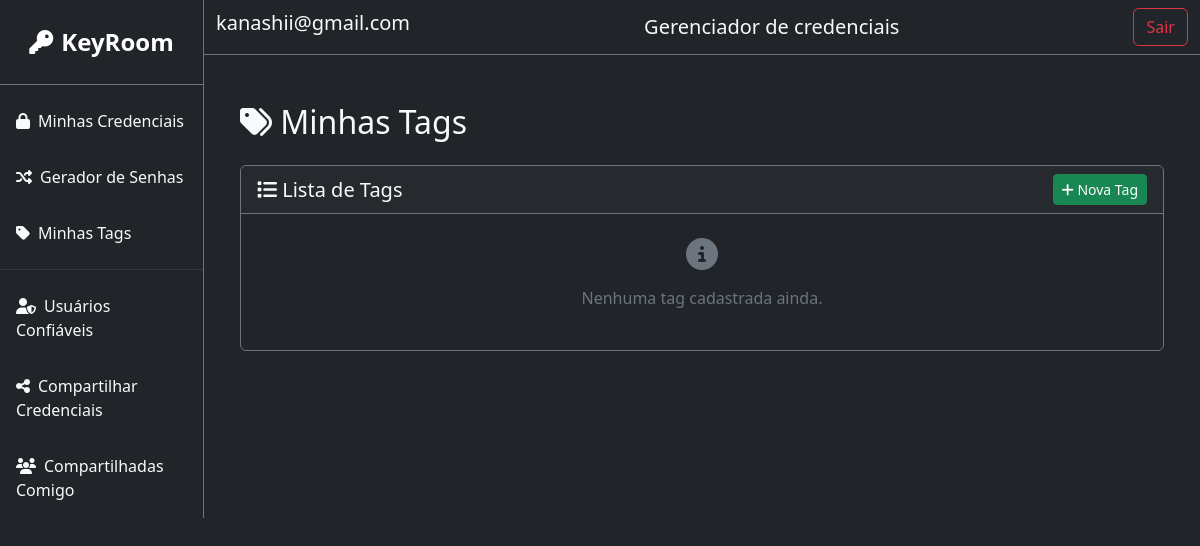
The app's page /tags/ (signed in), older data.
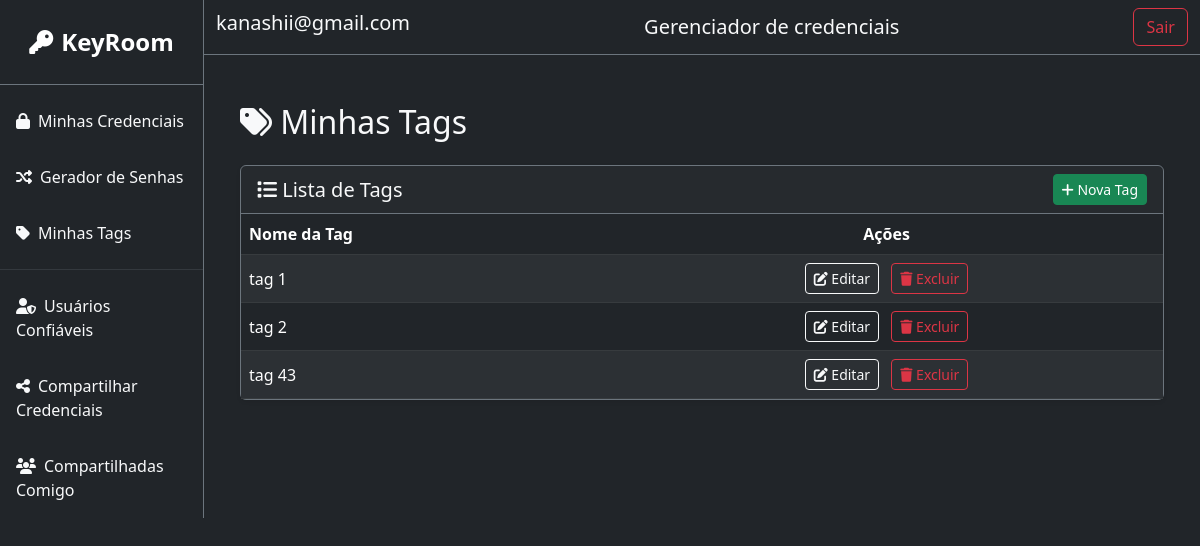
The same page, newer data.
### core/models.py (models this page shows, shortened)
class CustomUser(AbstractUser):
    uniquiCode = models.CharField(max_length=100, unique=True)

class CustomTag(models.Model):
    user = models.ForeignKey(CustomUser, on_delete=models.CASCADE, related_name='custom_tags')
    name = models.CharField(max_length=50)

### core/views/view_tag.py (the view)
# urls.py: path('tags/', view_tag.list_tags, name='list_tags'),
@login_required(login_url='home_page')
def list_tags(request):
    tags = CustomTag.objects.filter(user=request.user)
    return render(request, 'tag/list.html',{
        'tags': tags
    })

### core/templates/tag/list.html (shortened to what this page needs)
{% extends 'base.html' %}
{% block content %}
<div class="container py-4">
    <div class="d-flex justify-content-between align-items-center mb-4">
        <h2 class="text-light mb-0"><i class="fas fa-tags"></i> Minhas Tags</h2>
    </div>
    <div class="card bg-dark text-light border-secondary shadow-sm">
        <div class="card-header border-secondary d-flex justify-content-between align-items-center">
            <h5 class="mb-0"><i class="fas fa-list"></i> Lista de Tags</h5>
            <a href="{% url 'add_tag' %}" class="btn btn-success btn-sm">
                <i class="fas fa-plus"></i> Nova Tag
            </a>
        </div>
        <div class="card-body p-0">
            {% if tags %}
                <table class="table table-dark table-striped mb-0 align-middle">
                    <thead>
                        <tr class="text-secondary">
                            <th>Nome da Tag</th>
                            <th class="text-center">Ações</th>
                        </tr>
                    </thead>
                    <tbody>
                        {% for tag in tags %}
                            <tr>
                                <td>{{ tag.name }}</td>
                                <td class="text-center">
                                    <a href="{% url 'edit_tag' tag.id %}" class="btn btn-outline-light btn-sm me-2">
                                        <i class="fas fa-edit"></i> Editar
                                    </a>
                                    <button class="btn btn-outline-danger btn-sm"
                                            data-bs-toggle="modal"
                                            data-bs-target="#modalExcluir"
                                            onclick="prepareDelete('{{ tag.id }}', '{{ tag.name }}')">
                                        <i class="fas fa-trash"></i> Excluir
                                    </button>
                                </td>
                            </tr>
                        {% endfor %}
                    </tbody>
                </table>
            {% else %}
                <div class="p-4 text-center text-secondary">
                    <i class="fas fa-info-circle fa-2x mb-3"></i>
                    <p>Nenhuma tag cadastrada ainda.</p>
                </div>
            {% endif %}
        </div>
    </div>
</div>
{% endblock %}

### core/templates/base.html (shortened to what this page needs)
{% load static %}
<!DOCTYPE html>
<html lang="en" data-bs-theme="dark">
<head>
    <link href="{% static 'css/bootstrap.min.css' %}" rel="stylesheet">
    <link rel="stylesheet" href="{% static 'css/fontawesome.min.css' %}">
</head>
<body class="bg-dark text-light">
<div class="d-flex" id="wrapper">
    <div class="bg-dark border-end border-secondary" id="sidebar-wrapper">
        <div class="sidebar-heading text-center py-4 text-white fs-4 fw-bold border-bottom border-secondary">
            <a href="{% url 'main_page' %}" class="text-white text-decoration-none">
                <i class="fas fa-key me-2"></i>KeyRoom
            </a>
        </div>
        <div class="list-group list-group-flush mt-2">
            <a href="{% url 'main_page' %}"
               class="list-group-item list-group-item-action bg-dark text-light border-0 py-3">
                <i class="fas fa-lock me-2"></i>Minhas Credenciais
            </a>
            <a href="{% url 'password_generator' %}"
               class="list-group-item list-group-item-action bg-dark text-light border-0 py-3">
                <i class="fas fa-random me-2"></i>Gerador de Senhas
            </a>
            <a href="{% url 'list_tags' %}"
               class="list-group-item list-group-item-action bg-dark text-light border-0 py-3">
                <i class="fas fa-tag me-2"></i>Minhas Tags
            </a>
            <hr class="border-secondary my-2">
            <a href="{% url 'list_trusted_users' %}"
               class="list-group-item list-group-item-action bg-dark text-light border-0 py-3">
                <i class="fas fa-user-shield me-2"></i>Usuários Confiáveis
            </a>
            <a href="{% url 'list_share_credentials' %}"
               class="list-group-item list-group-item-action bg-dark text-light border-0 py-3">
                <i class="fas fa-share-alt me-2"></i>Compartilhar Credenciais
            </a>
            <a href="{% url 'list_shared_credentials' %}"
               class="list-group-item list-group-item-action bg-dark text-light border-0 py-3">
                <i class="fas fa-users me-2"></i>Compartilhadas Comigo
            </a>
        </div>
    </div>
    <div id="page-content-wrapper" class="w-100">
        <nav class="navbar navbar-expand-lg navbar-dark bg-dark border-bottom border-secondary">
            <div class="container-fluid">
                <h5>{{ user.email}}</h5>
                <h5 class="ms-3 mb-0">Gerenciador de credenciais</h5>
                <a href="{% url 'logout' %}" class="btn btn-outline-danger ms-3">Sair</a>
            </div>
        </nav>
        <div class="container-fluid p-4">
            {% block content %}{% endblock %}
        </div>
    </div>
</div>
</body>
</html>

Row changes from the older to the newer data that the page shows:
added CustomTag: name "tag 1"
added CustomTag: name "tag 2"
added CustomTag: name "tag 43"
Text that changed along with them:
text no longer shown: "Nenhuma tag cadastrada ainda."
text now shown: "Nome da Tag Ações"
